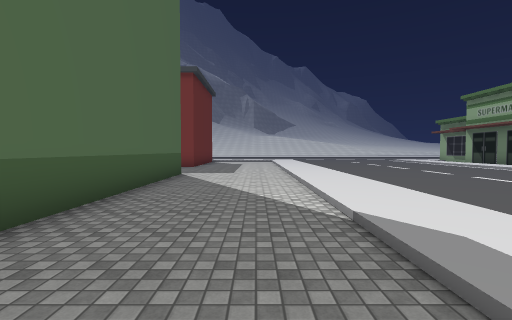
view 1 (above)

24 first-person views from a walk through a scene from a Unity 3-D project. The camera is 1.5 m above the floor, tilts 2° down and sees 85° across. The floor is counted in squares, 2 m on a side. Each view is taken from the middle of a square. On the plan, view 1 faces up. The plan holds only what a view shows up to about 10 squares ahead; the rest is blank. The place goes on beyond the plan. The player is left out. Some animated figures are not drawn. Some surface patterns are stand-ins.

view 2
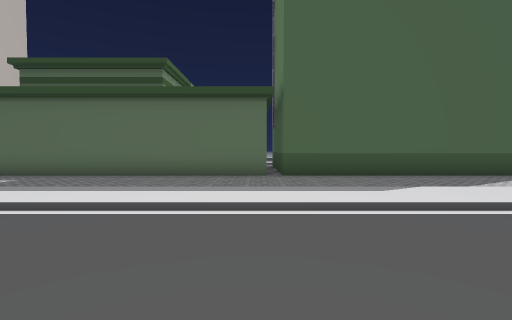

view 3
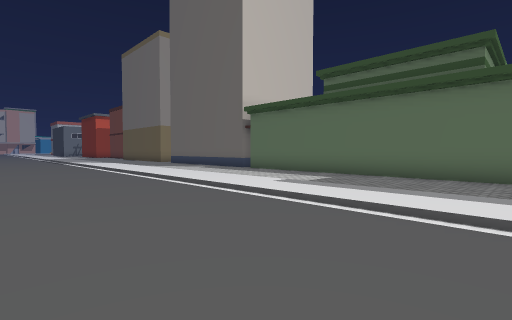

view 4
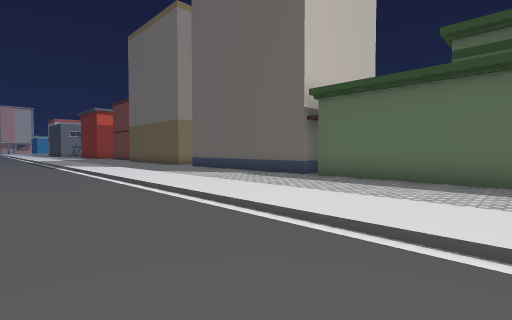

view 5
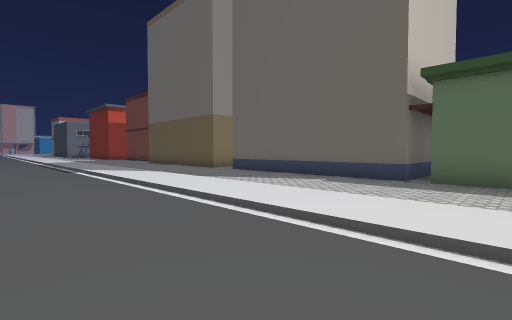

view 6
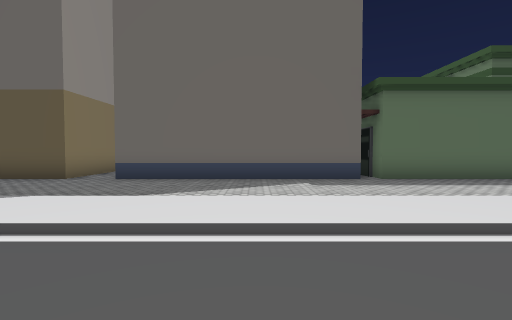

view 7
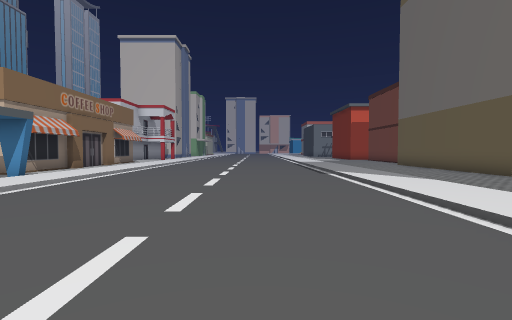

view 8
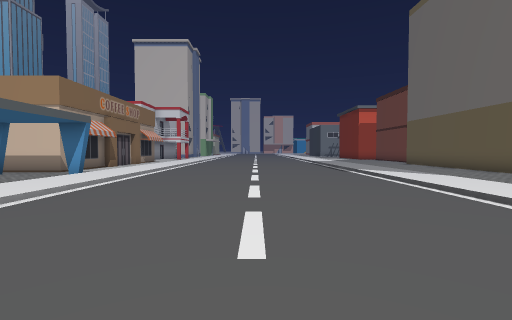

view 9
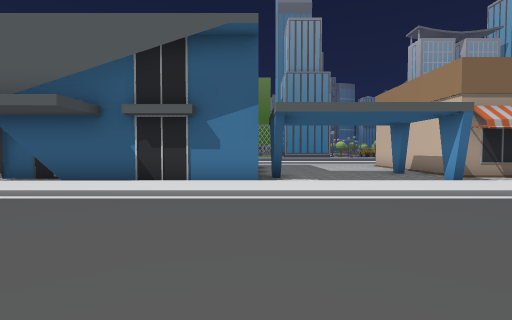

view 10
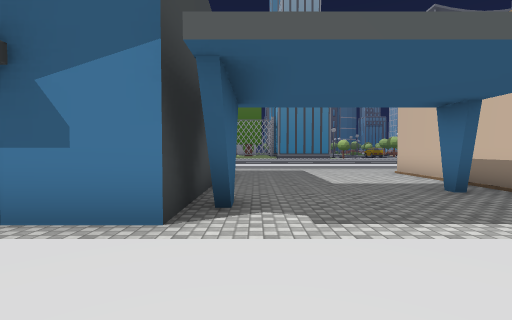

view 11
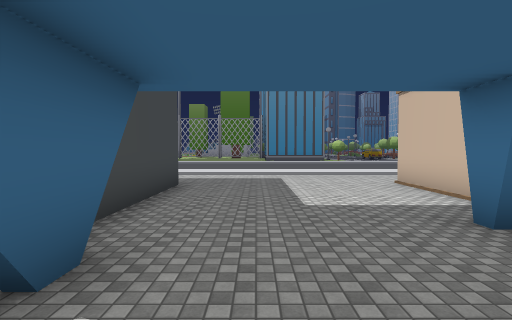

view 12
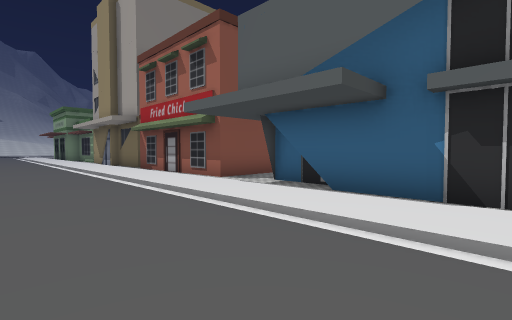

view 13
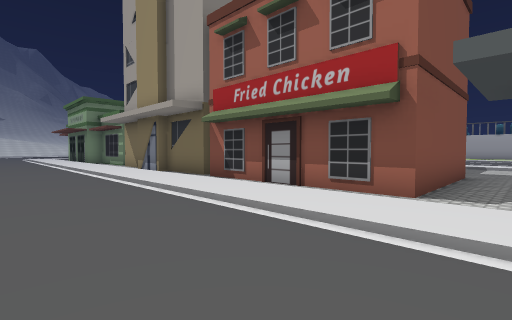

view 14
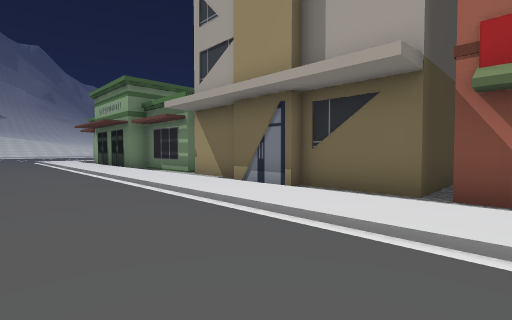

view 15
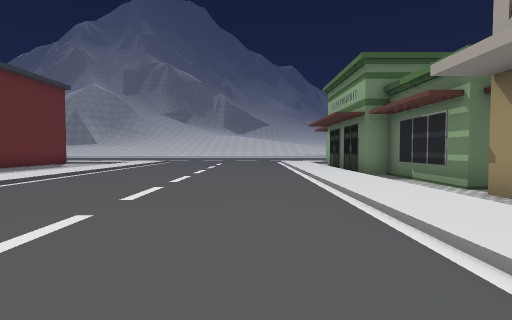

view 16
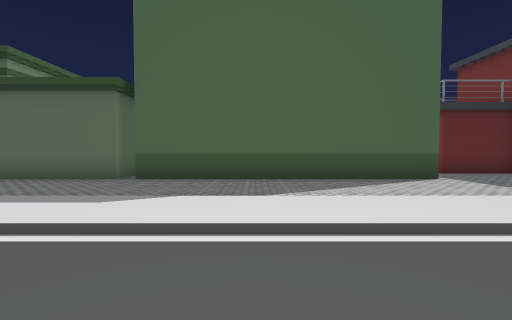

view 17
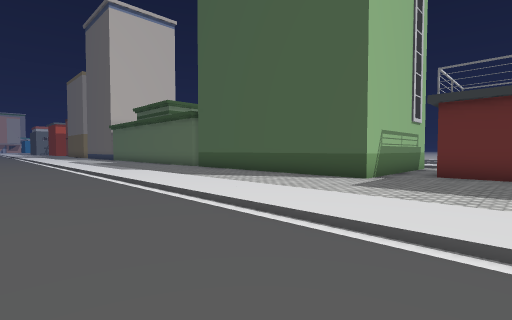

view 18
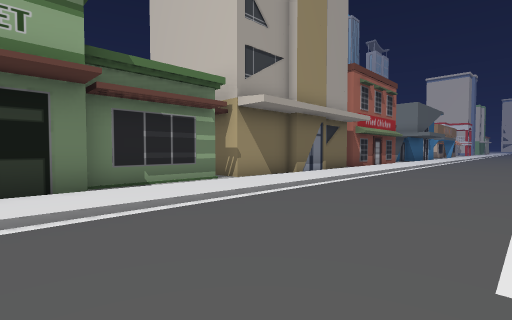

view 19
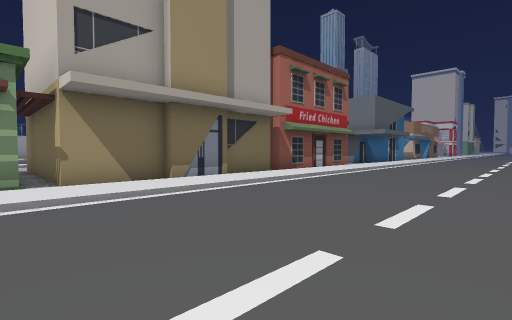

view 20
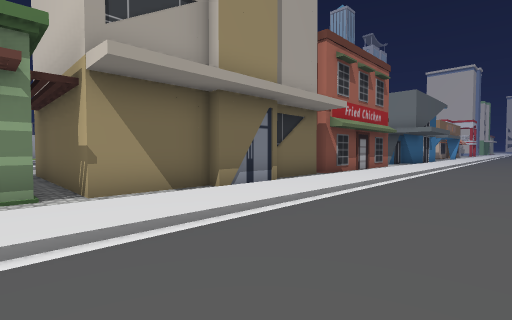

view 21
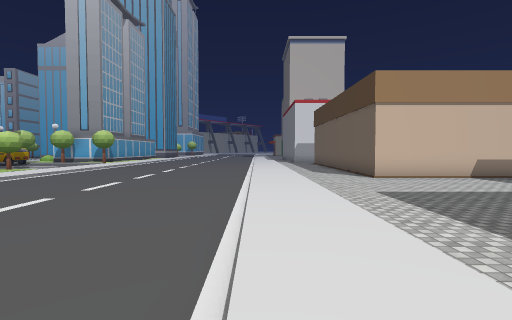

view 22
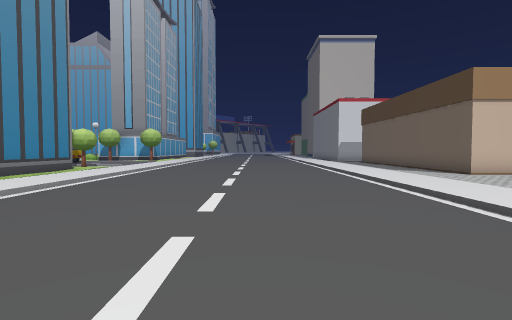

view 23
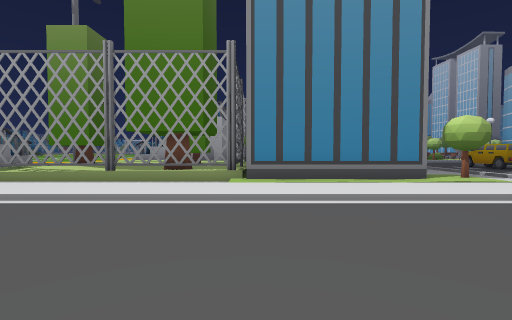

view 24
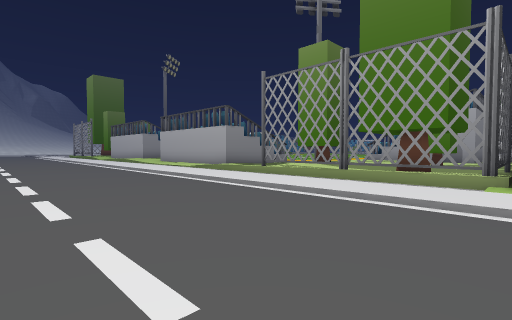

### Floor plan
Key: @ floor where view 1 was taken; # wall or solid block; x gap in a wall; . main floor; : floor 0.25 m higher than the main floor; + floor 0.5 m higher than the main floor; / step, stairs or slope; B building; T tree.
Columns run from 7 left of view 1 to 35 right of it. Each row starts with its distance up from view 1.
 12    #..../:.......:/B
 11   ##..../:.......:/BB
 10   #...../:.......:/BBB
  9  BBBB.../:.......:/B
  8     B.../:.......:/BBBBB
  7     B.../:.......:/......
  6     B.../:.......:/BBBBBB
  5     B.../:.......:/B
  4     B.../:.......:/B
  3     B.../:.......:/B
  2     B.../:.......:/B
  1    BB.../:.......:/B
  0    BB..@/:.......:/####
 -1     B.../:.......:/#
 -2     B.../:.......:/#
 -3  BBBB.../:.......:/#
 -4     B.../:.......:/#
 -5     B.../:.......:/#####         ..
 -6     B.../:.......:/......        ...
 -7   BBB.../:.......://.....       ..../
 -8   BBB.../:.......:/##           ..../:
 -9     B.../:.......:/#            ..../:
-10    BB.../:.......:/#            ..../:.
-11    ...../:.......:/#         /  ..../:.#+TT
-12 BBBBB.../:.......:/#        :/....../:.x:#T
-13     B.../:.......:/#       .:/....../:.x ::
-14     B.../:.......:/#######..:/....../:.x TT
-15     B.../:.......:/.........:/....../:.x+ :
-16     B.../:.......:/.........:/....../:.#+::
-17     B.../:.......:/.........:/....../:/####
-18     ..../:.......:/.........:/....../:/#
-19   BBB.../:.......:/#........:/....../:/#
-20     B.../:.......:/.######..:/....../:/#
-21     B.../:.......:/.#    #..:/....../:/#

Positions as (right, up) in squares from view 1, and headings:
1: (0, 0), facing up
2: (6, 0), facing left
3: (6, -2), facing down-left
4: (5, -6), facing down-left
5: (5, -9), facing down-left
6: (5, -14), facing left
7: (5, -11), facing down
8: (6, -10), facing down
9: (5, -14), facing right
10: (9, -15), facing right
11: (11, -16), facing right
12: (7, -12), facing up-right
13: (7, -7), facing up-right
14: (7, -1), facing up-right
15: (8, 2), facing up
16: (5, 4), facing left
17: (5, 12), facing down-left
18: (6, 12), facing down-right
19: (5, 8), facing down-right
20: (7, 8), facing down-right
21: (22, -11), facing down
22: (25, -11), facing down
23: (25, -17), facing right
24: (25, -17), facing up-right
